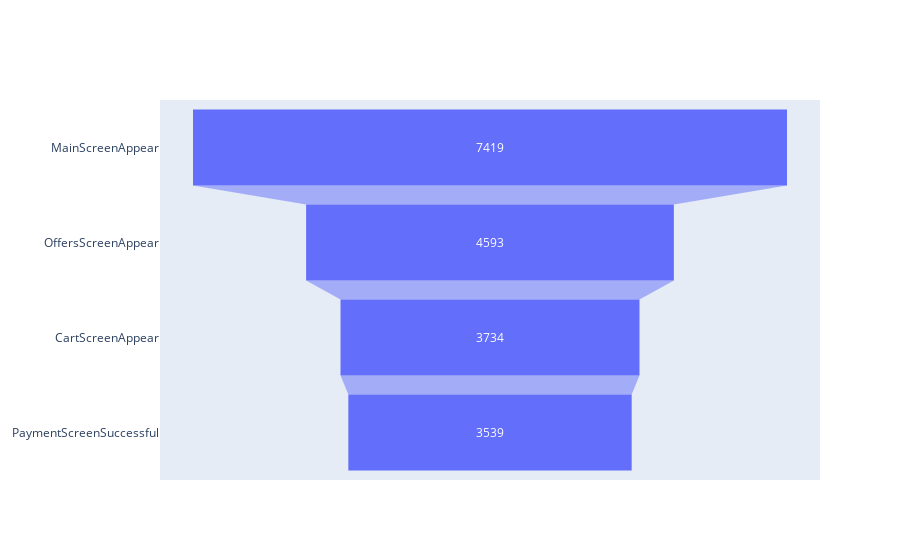

This figure's notebook cell:
### Code cell
# Graficamos el embudo
fig = go.Figure(go.Funnel(
    y = user_by_event_no_tutorial['event'],
    x = user_by_event_no_tutorial['n_users']))

fig.show()

### Figure 1 — Plotly figure (JSON) as saved in the notebook; plotly's stock layout.template omitted (floating-point values rounded to 4 significant figures)
{"data": [{"type": "funnel", "x": [7419, 4593, 3734, 3539], "y": ["MainScreenAppear", "OffersScreenAppear", "CartScreenAppear", "PaymentScreenSuccessful"]}], "layout": {}}
